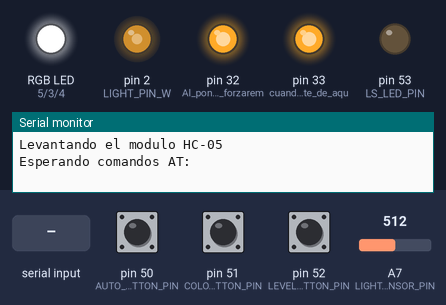
Simulated run of this sketch. Board: Arduino Mega 2560, built with avr-gcc and run on an emulated ATmega2560. Shown: an RGB LED mixed from three pins (HIGH = lit), output pins drawn as LEDs (lit = HIGH), the last lines printed to the serial monitor. The inputs (shaded band) are chosen by the test bench; at power-on: pin 50 (AUTO_BUTTON_PIN) HIGH, pin 52 (LEVEL_BUTTON_PIN) HIGH, pin 51 (COLOR_BUTTON_PIN) HIGH, A7 (LIGHT_SENSOR_PIN) = 512.

Above: at 4.1 s.
4.2 s: pin 50 (AUTO_BUTTON_PIN) pulled LOW for 0.15 s
At 5.4 s:
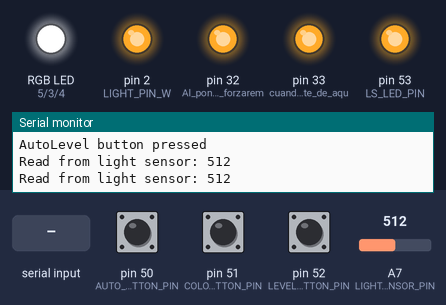
5.8 s: pin 52 (LEVEL_BUTTON_PIN) pulled LOW for 0.15 s
At 6.7 s:
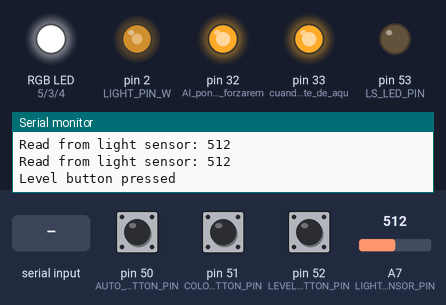
7.4 s: pin 51 (COLOR_BUTTON_PIN) pulled LOW for 0.15 s
At 7.9 s:
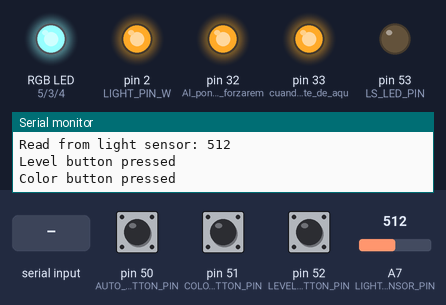
9.0 s: "0\n" received over the second serial link
At 10.2 s:
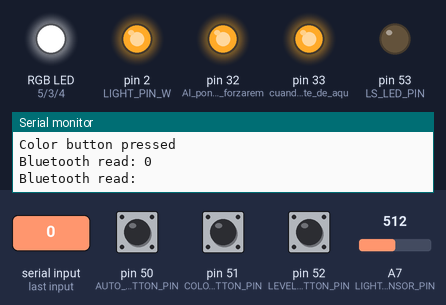
10.5 s: "2\n" received over the second serial link
At 11.5 s:
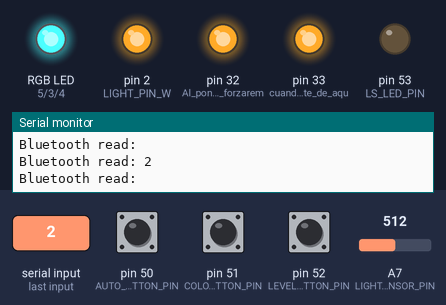
12.0 s: "w\n" received over the second serial link
At 12.7 s:
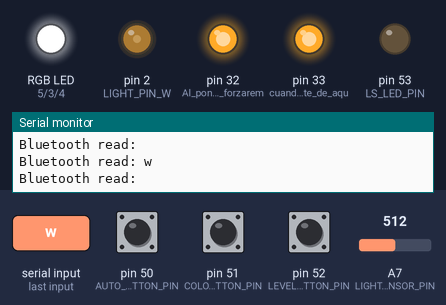
Timing chart, 0 to 14.5 s (numbered marks = the images above; inputs shaded):
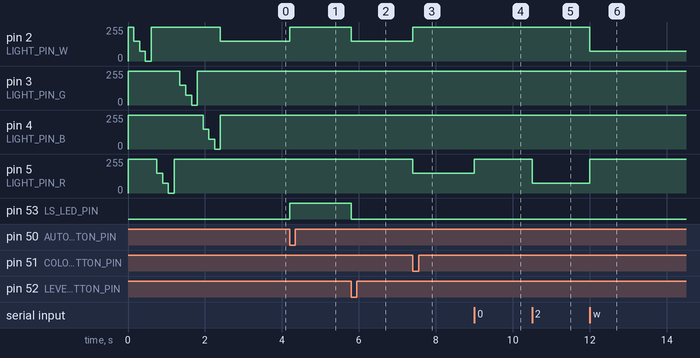

The sketch:

lightsControl.ino
```cpp
//+ to "button" level
//BUTTON_PIN to "button"
//"resistor" to BUTTON_PIN
//"resistor" to -

//- to "resistor"
// "resistor" to light
//LIGHT_PIN to light

//"lightSensor" to +
//"lightSensor" to -
//"lightSensor" to LIGHT_SENSOR_PIN

const bool BT_ENABLED = true; //bluetooth
const bool LS_ENABLED = true; //light sensor

const int LIGHT_SENSOR_PIN = A7;//analog in
const int LIGHT_PIN_W = 2;//PWM pin
const int LIGHT_PIN_R = 5;//PWM pin
const int LIGHT_PIN_G = 3;//PWM pin
const int LIGHT_PIN_B = 4;//PWM pin
const int LS_LED_PIN = 53;//auto enabled indicator
const int LEVEL_BUTTON_PIN =  52;
const int COLOR_BUTTON_PIN =  51;
const int AUTO_BUTTON_PIN = 50;

//lightSensor
unsigned long lastLSensorCheck = 0;//light sensor timer
const int lightSensorCheckTime = 1000;

//button
unsigned long buttonLastPressed = 0;//buttons timer
const int BUTTON_MIN_TIME = 150;

bool levelChanged;
bool colorChanged;
bool automaticLevel;

int currentLevel = 1;
int currentColor = 0;
int targetLevel = 1;
int targetColor = 0;
const int MAX_LEVEL = 3;
const int MAX_COLOR = 3;

int lightsPin[4] = {LIGHT_PIN_W,
                  LIGHT_PIN_R,
                  LIGHT_PIN_G,
                  LIGHT_PIN_B};
const int WHITE = 0;
const int RED = 1;
const int GREEN = 2;
const int BLUE = 3;

void setup()
{
  for(int i=0; i<= MAX_COLOR; i++)
  {
    pinMode(lightsPin[i], OUTPUT);
  }

  pinMode(COLOR_BUTTON_PIN, INPUT_PULLUP);
  pinMode(LEVEL_BUTTON_PIN, INPUT_PULLUP);
  pinMode(AUTO_BUTTON_PIN, INPUT_PULLUP);
  pinMode(LS_LED_PIN, OUTPUT);


  Serial.begin(9600);


  //testLights();

  for(int i=0; i<= MAX_COLOR; i++)
  {
    for(int j=0; j<=MAX_LEVEL; j++)
    {
      updateLights(j, i);
      delay(150);
    }
  }
  updateLights(currentLevel, currentColor);


  automaticLevel = false;


  if(BT_ENABLED)
  {
    //Serial1.begin(9600);
  }

     pinMode(32, OUTPUT);        // Al poner en HIGH forzaremos el modo AT
     pinMode(33, OUTPUT);        // cuando se alimente de aqui
     digitalWrite(33, HIGH);
     delay (500) ;              // Espera antes de encender el modulo

     Serial.println("Levantando el modulo HC-05");
     digitalWrite (32, HIGH);    //Enciende el modulo
     Serial.println("Esperando comandos AT:");
     Serial1.begin(9600);
}


void loop()
{
  digitalWrite(LS_LED_PIN, automaticLevel);
  //read level from button
  readLevelButton();
  //read color fromm button
  readColorButton();

  //read level from light sensor
  readLightSensor();

  //check active auto level
  readAutomaticButton();

  //read mode from bluetooh
  readBluetooth();

  levelChanged = currentLevel != targetLevel;
  colorChanged = currentColor != targetColor;
  if(levelChanged || colorChanged)
  {
    currentLevel = targetLevel;
    currentColor = targetColor;
    updateLights(currentLevel, currentColor);
  }
}

int getLightValueByLevel(int level)
{
  if(level == 0)
  {
    return 0;
  }
  else
  {
    return (level * 75 + 30);
  }
}

void updateLights(int currentLevel, int currentColor)
{
  for(int i=0; i<=MAX_COLOR; i++)
  {
    int value = 255;
    if(i == currentColor)
    {
      value = 255 - getLightValueByLevel(currentLevel);
    }
    else
    {
      value = 255;
    }
    analogWrite(lightsPin[i], value);
  }
}

void readLevelButton()
{
  if(digitalRead(LEVEL_BUTTON_PIN) == LOW)
  {
    if(millis() - buttonLastPressed >= BUTTON_MIN_TIME)
    {
      Serial.print("Level button pressed");
      Serial.print("\n");
      setAutomaticEnable(false);
      targetLevel = currentLevel + 1;
      if(targetLevel > MAX_LEVEL)
      {
        targetLevel = 0;
      }
    }
    buttonLastPressed = millis();
  }
}

void readColorButton()
{
  if(digitalRead(COLOR_BUTTON_PIN) == LOW)
  {
    if(millis() - buttonLastPressed >= BUTTON_MIN_TIME)
    {
      Serial.print("Color button pressed");
      Serial.print("\n");

      targetColor = currentColor + 1;
      if(targetColor > MAX_COLOR)
      {
        targetColor = 0;
      }
    }
    buttonLastPressed = millis();
  }
}

void readAutomaticButton()
{
  if(digitalRead(AUTO_BUTTON_PIN) == LOW)
  {
    if(millis() - buttonLastPressed >= BUTTON_MIN_TIME)
    {
      Serial.print("AutoLevel button pressed");
      Serial.print("\n");
      setAutomaticEnable(!automaticLevel);
    }
    buttonLastPressed = millis();
  }
}

void readBluetooth()
{
  if(BT_ENABLED && Serial1.available() > 0)
  {
    char data = Serial1.read();
    Serial.print("Bluetooth read: ");
    Serial.print(data);
    Serial.print("\n");
    switch(data)
    {
      case '0':
        targetLevel = 0;
        setAutomaticEnable(false);
        break;
      case '1':
        targetLevel = 1;
        setAutomaticEnable(false);
        break;
      case '2':
        targetLevel = 2;
        setAutomaticEnable(false);
        break;
      case '3':
        targetLevel = 3;
        setAutomaticEnable(false);
        break;
      case 'a':
        automaticLevel = !automaticLevel;
        break;
      case 'w':
        targetColor = WHITE;
        break;
      case 'r':
        targetColor = RED;
        break;
      case 'g':
        targetColor = GREEN;
        break;
      case 'b':
        targetColor = BLUE;
        break;
      default:
        break;
    }
  }
}

void setAutomaticEnable(bool value)
{
  automaticLevel = value;
}

void readLightSensor()
{
  if(LS_ENABLED && automaticLevel)
  {
    if(millis() -lastLSensorCheck > lightSensorCheckTime)
    {
      int data =  analogRead(LIGHT_SENSOR_PIN);
      Serial.print("Read from light sensor: ");
      Serial.print(data);
      Serial.print("\n");

      if(data >= 500)
      {
        //level 0
        targetLevel = 0;
      }
      else if(data >= 40)
      {
        //level 1
        targetLevel = 1;
      }
      else if(data >= 25)
      {
        //level 2
        targetLevel = 2;
      }
      else
      {
        //level 3
        targetLevel = 3;
      }

      //update light sensor timer
      lastLSensorCheck = millis();
    }
  }
}
```

Measured:
- after the input at 4.2 s, pin 2 (LIGHT_PIN_W): 150/255 → 255/255 at once; pin 53 (LS_LED_PIN): LOW → HIGH at once
- after the input at 5.8 s, pin 2 (LIGHT_PIN_W): 255/255 → 150/255 at once; pin 53 (LS_LED_PIN): HIGH → LOW at once
- after the input at 7.4 s, pin 2 (LIGHT_PIN_W): 150/255 → 255/255 at once; pin 5 (LIGHT_PIN_R): 255/255 → 150/255 at once
- after the input at 9.0 s, pin 5 (LIGHT_PIN_R): 150/255 → 255/255 at once
- after the input at 10.5 s, pin 5 (LIGHT_PIN_R): 255/255 → 75/255 at once
- after the input at 12.0 s, pin 2 (LIGHT_PIN_W): 255/255 → 75/255 at once; pin 5 (LIGHT_PIN_R): 75/255 → 255/255 at once
